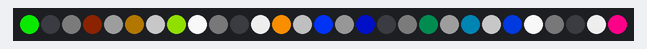
A sketch run on a simulated ATtiny85, built with avr-gcc and run on an emulated ATtiny85. On the bench: 29 RGB LEDs in strip order, left to right. Random numbers use the default seed unless the sketch sets one.

Above: at 0.17 s.
At 4.96 s:
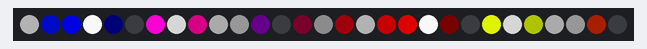
At 10.07 s:
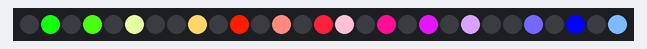
At 19.98 s:
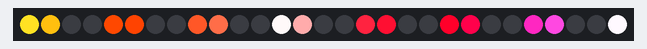
At 29.88 s:
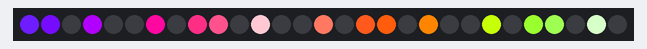
At 39.78 s:
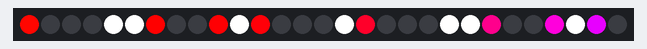

The sketch:

3D_Printed_Daft_Punk_Helmet-Side-Animation.ino
```cpp
// (licence header left out)
// Adafruit Trinket+NeoPixel animation for Daft Punk-inspired helmet.
// Contains some ATtiny85-specific stuff; won't run as-is on Uno, etc.

// Operates in HSV (hue, saturation, value) colorspace rather than RGB.
// Animation is an interference pattern between two waves; one controls
// saturation, the other controls value (brightness).  The wavelength,
// direction, speed and type (square vs triangle wave) for each is randomly
// selected every few seconds.  Hue is always linear, but other parameters
// are similarly randomized.

#include <Adafruit_NeoPixel.h>
#include <avr/power.h>

// GLOBAL STUFF --------------------------------------------------------------

#define N_LEDS 29
#define PIN     0

Adafruit_NeoPixel    pixels = Adafruit_NeoPixel(N_LEDS, PIN);
volatile uint16_t    count  = 1; // Countdown to next animation change
extern const uint8_t gamma[];    // Big table at end of this code

volatile struct {
  uint8_t type,      // 0 = square wave, 1 = triangle wave
          value[2];  // 0 = start-of-frame value, 1 = pixel-to-pixel value
  int8_t  inc[2];    // 0 = frame-to-frame increment, 1 = pixel-to-pixel inc
} wave[3];           // 0 = Hue, 1 = Saturation, 2 = Value (brightness)

#define WAVE_H 0     // Array indices for wave[]
#define WAVE_S 1
#define WAVE_V 2
#define FRAME  0     // Array indices for value[] and inc[]
#define PIXEL  1


// INITIALIZATION ------------------------------------------------------------

void setup() {
  pixels.begin();
  randomSeed(analogRead(0)); // Seed random() from a floating pin (D2)

  // Timer/Counter 1 is used to generate a steady ~50 Hz frame rate.
#if F_CPU == 16000000L
  clock_prescale_set(clock_div_1);
  TCCR1  = _BV(PWM1A) | _BV(CS13) | _BV(CS12); // 1:2048 prescale
  OCR1C  = F_CPU / 2048 / 50 - 1;
#else
  TCCR1  = _BV(PWM1A) | _BV(CS13) | _BV(CS11) | _BV(CS10); // 1:1024
  OCR1C  = F_CPU / 1024 / 50 - 1;
#endif
  GTCCR  = 0;          // No PWM out
  TIMSK |= _BV(TOIE1); // Enable overflow interrupt
}

void loop() { } // Not used here -- everything's in interrupt below


// 50 HZ LOOP ----------------------------------------------------------------

ISR(TIMER1_OVF_vect) {
  uint8_t  w, i, n, s, v, r, g, b;
  uint16_t v1, s1;

  if(!(--count)) {              // Time for new animation?
    count = 250 + random(250);  // New effect will run for 5-10 sec.
    for(w=0; w<3; w++) {        // Three waves (H,S,V)...
      wave[w].type = random(2); // Assign random type (square/triangle)
      for(i=0; i<2; i++) {      // For frame and pixel increments...
        while(!(wave[w].inc[i] = random(15) - 7)); // Set non-zero random
        // wave value is never initialized; it's allowed to carry over
      }
      wave[w].value[PIXEL] = wave[w].value[FRAME];
    }
    wave[WAVE_S].inc[PIXEL] *= 16; // Make saturation & value
    wave[WAVE_V].inc[PIXEL] *= 16; // blinkier along strip
  } else { // Continue current animation; update waves
    for(w=0; w<3; w++) {
      wave[w].value[FRAME] += wave[w].inc[FRAME];   // OK if this wraps!
      wave[w].value[PIXEL]  = wave[w].value[FRAME];
    }
  }

  // Render current animation frame.  COGNITIVE HAZARD: fixed point math.

  for(i=0; i<N_LEDS; i++) { // For each LED along strip...

    // Coarse (8-bit) HSV-to-RGB conversion, hue first:
    n   = (wave[WAVE_H].value[PIXEL] % 43) * 6; // Angle within sextant; 0-255
    switch(wave[WAVE_H].value[PIXEL] / 43) {    // Sextant number; 0-5
      case 0 : r = 255    ; g =   n    ; b =   0    ; break; // R to Y
      case 1 : r = 254 - n; g = 255    ; b =   0    ; break; // Y to G
      case 2 : r =   0    ; g = 255    ; b =   n    ; break; // G to C
      case 3 : r =   0    ; g = 254 - n; b = 255    ; break; // C to B
      case 4 : r =   n    ; g =   0    ; b = 255    ; break; // B to M
      default: r = 255    ; g =   0    ; b = 254 - n; break; // M to R
    }

    // Saturation = 1-256 to allow >>8 instead of /255
    s = wave[WAVE_S].value[PIXEL];
    if(wave[WAVE_S].type) {     // Triangle wave?
      if(s & 0x80) {            // Downslope
        s    = (s & 0x7F) << 1;
        s1   = 256 - s;
      } else {                  // Upslope
        s  <<= 1;
        s1   = 1   + s;
        s    = 255 - s;
      }
    } else {                    // Square wave
      if(s & 0x80) {            // 100% saturation
        s1 = 256;
        s  =   0;
      } else {                  // 0% saturation (white)
        s1 =   1;
        s  = 255;
      }
    }

    // Value (brightness) = 1-256 for similar reasons
    v  = wave[WAVE_V].value[PIXEL];
    v1 = (wave[WAVE_V].type) ?                      // Triangle wave?
         ((v & 0x80) ? 64 - ((v & 0x7F) << 1) :    // Downslope
                         1 + ( v         << 1)  ) : // Upslope
         ((v & 0x80) ? 256 : 1);                    // Square wave; on/off

    pixels.setPixelColor(i,
      pgm_read_byte(&gamma[((((r * s1) >> 8) + s) * v1) >> 8]),
      pgm_read_byte(&gamma[((((g * s1) >> 8) + s) * v1) >> 8]),
      pgm_read_byte(&gamma[((((b * s1) >> 8) + s) * v1) >> 8]));

    // Update wave values along length of strip (values may wrap, is OK!)
    for(w=0; w<3; w++) wave[w].value[PIXEL] += wave[w].inc[PIXEL];
  }

  pixels.show();
}

// Gamma correction improves appearance of midrange colors.
// This table is positioned down here because it's a big annoying
// distraction.  The 'extern' near the top lets us reference it earlier.
const uint8_t gamma[] PROGMEM = {
    0,  0,  0,  0,  0,  0,  0,  0,  0,  0,  0,  0,  0,  0,  0,  0,
    0,  0,  0,  0,  0,  0,  0,  0,  0,  0,  0,  0,  1,  1,  1,  1,
    1,  1,  1,  1,  1,  1,  1,  1,  1,  2,  2,  2,  2,  2,  2,  2,
    2,  3,  3,  3,  3,  3,  3,  3,  4,  4,  4,  4,  4,  5,  5,  5,
    5,  6,  6,  6,  6,  7,  7,  7,  7,  8,  8,  8,  9,  9,  9, 10,
   10, 10, 11, 11, 11, 12, 12, 13, 13, 13, 14, 14, 15, 15, 16, 16,
   17, 17, 18, 18, 19, 19, 20, 20, 21, 21, 22, 22, 23, 24, 24, 25,
   25, 26, 27, 27, 28, 29, 29, 30, 31, 32, 32, 33, 34, 35, 35, 36,
   37, 38, 39, 39, 40, 41, 42, 43, 44, 45, 46, 47, 48, 49, 50, 50,
   51, 52, 54, 55, 56, 57, 58, 59, 60, 61, 62, 63, 64, 66, 67, 68,
   69, 70, 72, 73, 74, 75, 77, 78, 79, 81, 82, 83, 85, 86, 87, 89,
   90, 92, 93, 95, 96, 98, 99,101,102,104,105,107,109,110,112,114,
  115,117,119,120,122,124,126,127,129,131,133,135,137,138,140,142,
  144,146,148,150,152,154,156,158,160,162,164,167,169,171,173,175,
  177,180,182,184,186,189,191,193,196,198,200,203,205,208,210,213,
  215,218,220,223,225,228,231,233,236,239,241,244,247,249,252,255 };
```
